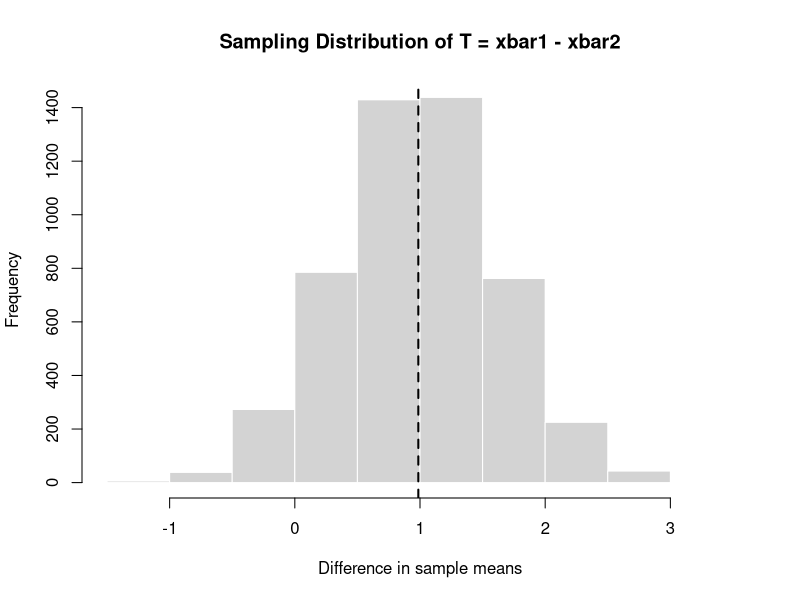
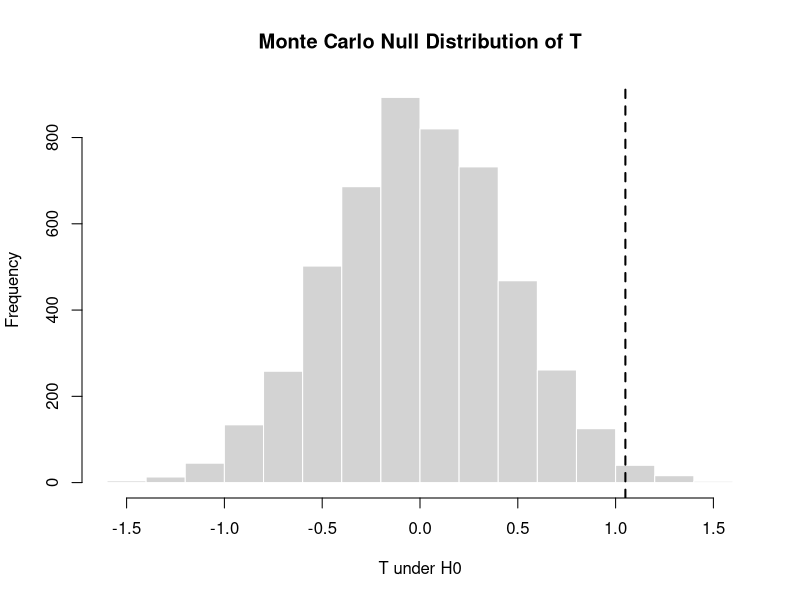

R code for these plots, in order:
##############################################
#### Sampling Distribution of a statistic ####
##############################################
set.seed(123)

# Settings
n1 <- 20
n2 <- 20
B  <- 5000

# Store simulated statistics
T_vals <- numeric(B)

# Repeated sampling from two populations
for (b in 1:B) {
  x1 <- rnorm(n1, mean = 5, sd = 2)
  x2 <- rnorm(n2, mean = 4, sd = 2)
  
  T_vals[b] <- mean(x1) - mean(x2)
}

# Plot the sampling distribution
hist(T_vals,
     main = "Sampling Distribution of T = xbar1 - xbar2",
     xlab = "Difference in sample means",
     col = "lightgray",
     border = "white")

abline(v = mean(T_vals), lwd = 2, lty = 2)

# Numerical summary
mean(T_vals)
sd(T_vals)

##################################################################
### Alternative: make this more reproducible using a function: ### 
##################################################################

# Function: simulate one value of the statistic T = xbar1 - xbar2
sim_diff_means <- function(n1, n2, mu1 = 5, mu2 = 4, sigma1 = 2, sigma2 = 2) {
  x1 <- rnorm(n1, mean = mu1, sd = sigma1)
  x2 <- rnorm(n2, mean = mu2, sd = sigma2)
  
  T <- mean(x1) - mean(x2)
  return(T)
}

# Settings
n1 <- 20
n2 <- 20
B  <- 5000

# Store simulated statistics
T_vals <- numeric(B)

# Repeatedly call the function
for (b in 1:B) {
  T_vals[b] <- sim_diff_means(n1, n2)
}


#########################################
#### Monte carlo simulation under H0 ####
#########################################
set.seed(123)

# Observed data
group1 <- c(7.2, 5.4, 6.1, 4.8, 5.9, 6.5, 5.7, 6.8, 5.2, 6.0)
group2 <- c(4.9, 5.1, 4.3, 5.0, 4.7, 5.4, 4.8, 5.2, 4.6, 5.1)

# Observed test statistic
T_obs <- mean(group1) - mean(group2)
T_obs

# Null model: both groups come from N(5, 1^2)
mu0 <- 5
sigma0 <- 1
n1 <- length(group1)
n2 <- length(group2)
B  <- 5000

T_null <- numeric(B)

for (b in 1:B) {
  x1 <- rnorm(n1, mean = mu0, sd = sigma0)
  x2 <- rnorm(n2, mean = mu0, sd = sigma0)
  
  T_null[b] <- mean(x1) - mean(x2)
}

hist(T_null,
     main = "Monte Carlo Null Distribution of T",
     xlab = "T under H0",
     col = "lightgray",
     border = "white")

abline(v = T_obs, lwd = 2, lty = 2)

# Two-sided Monte Carlo p-value
p_mc <- mean(abs(T_null) >= abs(T_obs))
p_mc

###################
### Permutation ###
###################
## What if we do not know that the data comes from 
## a normal distribution? 

## How can we obtain the null distribution and compute the p-value? 
